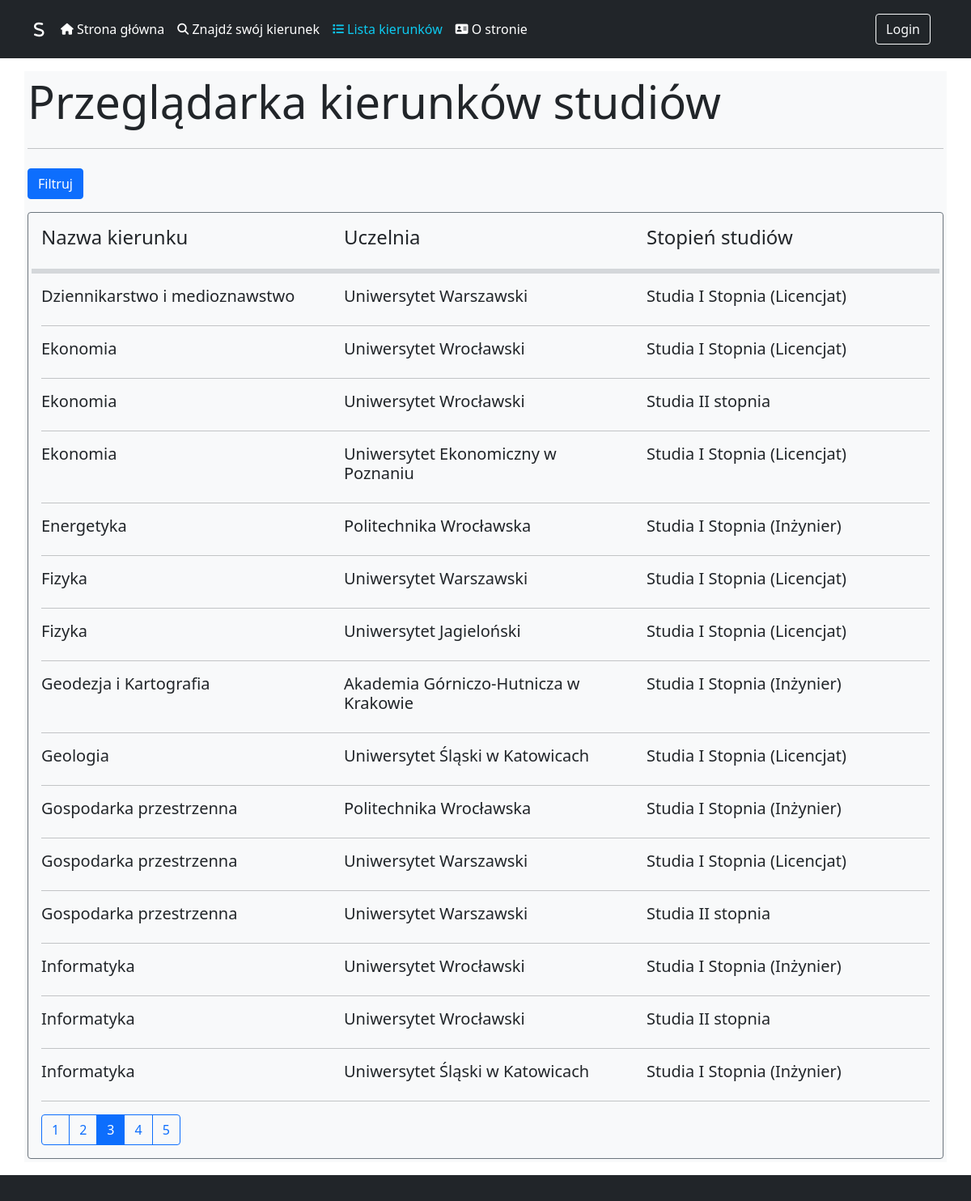
The page /FieldListView?page=3 on the database its author committed.
### supporting_system/models.py (models this page shows, shortened)
class Field_of_Study(models.Model):
    DEGREES = (
        ('Licencjat', 'Licencjat'),
        ('Inżynier', 'Inżynier'),
        ('Magister', 'Magister'),
        ('Jednolite', 'Jednolite')
    )
    STUDY_MODE = (
        ('Stacjonarne','Stacjonarne'),
        ('Niestacjonarne', 'Niestacjonarne'),
        ('Stacjonarne i niestacjonarne', 'Stacjonarne i niestacjonarne')
    )
    name = models.CharField(max_length=100, default='Nieznane studia')
    degree = models.CharField(max_length=20, choices=DEGREES)
    study_mode = models.CharField(max_length=30, choices=STUDY_MODE)
    language = models.CharField(max_length=20,default='Polski')
    university = models.ForeignKey("University", on_delete=models.CASCADE, to_field='id')
    description = models.TextField(max_length=1000)
    link_to_site = models.CharField(max_length=255, default='Brak linku do strony')
    class Meta:
        verbose_name_plural = 'Field of Studies'

class University(models.Model):
    TYPES = (
        ('Uniwersytet','Uniwersytet'),
        ('Akademia Wychowania Fizycznego','Akademia Wychowania Fizycznego'),
        ('Uczelnia Ekonomiczna','Uczelnia Ekonomiczna'),
        ('Uczelnia Pedagogiczna','Uczelnia Pedagogiczna'),
        ('Uczelnia Przyrodniczo-Rolnicza','Uczelnia Przyrodniczo-Rolnicza'),
        ('Uczelnia Techniczna','Uczelnia Techniczna')
    )
    name = models.CharField(max_length=200, default='Nieznany Uniwersytet')
    city = models.CharField(max_length=50, default='Nieznane Miasto')
    type = models.CharField(max_length=30, choices=TYPES)
    rank_overall = models.IntegerField(default=0)
    rank_in_type = models.IntegerField(default=0)
    link_to_site =  models.CharField(max_length=255, default='Brak linku do strony')
    class Meta:
        verbose_name_plural = 'Universities'
    def __str__(self):
        return f'{self.name}'

### supporting_system/views.py (the view, shortened to what this page needs)
# urls.py: path('FieldListView', FieldView, name='FieldListView'),
def FieldView(request):
    queryset = Field_of_Study.objects.all().order_by('name')
    if 'clear' in request.GET:
        return HttpResponseRedirect(reverse('FieldListView'))
    else:
        degree = request.GET.getlist('degree')
        university = request.GET.getlist('university')
        if university != []:
            queryset = queryset.filter(university__in=university)
        language = request.GET.getlist('language')
        if language != []:
            queryset = queryset.filter(language__in=language)
        city = request.GET.getlist('city')
        if city != []:
            queryset = queryset.filter(university__city__in=city)
        study_mode = request.GET.getlist('study_mode')
        if study_mode != []:
            if len(study_mode) == 2:
                study_mode.append('Stacjonarne i niestacjonarne')
            queryset = queryset.filter(study_mode__in=study_mode)
        subjects = request.GET.getlist('subjects')
        if subjects != []:
            allowed_fields = filter_by_subjects(queryset,subjects)
            queryset = queryset.filter(id__in=allowed_fields)
    paginator = Paginator(queryset, 15)
    page = request.GET.get('page')
    try:
        response = paginator.page(page)
    except PageNotAnInteger:
        response = paginator.page(1)
    except EmptyPage:
        response = paginator.page(paginator.num_pages)
    initials = {
        'degree':degree,'university':university,'subjects':subjects,
        'language':language, 'city':city, 'study_mode':study_mode
        }
    context = {
        'form':FieldFilterForm(initial=initials),
        'fields':response,
        'initials':initials
    }
    return render(request, 'supporting_system/fields_list_view.html', context)

### supporting_system/models.py (called while the page is built)
    def __str__(self):
        return f'{self.subject}'

### supporting_system/templatetags/tags.py (called while the page is built)
@register.filter(name='return_subjects_with_alternatives_of_given_field')
def return_subject_with_alternatives_of_given_field(id):
    obj = Exam_Subjects.objects.filter(field_of_study=id).all().order_by('subject')
    to_display = []
    for attribiute in obj:
        try:
            alternative_obj = Alternative_Exam_Subjects.objects.filter(main_subject=attribiute.id).all().order_by('subject__subject')
            temp_string = f'{attribiute.subject.subject}'
            for alternative_subject in alternative_obj:
                temp_string += f' lub {alternative_subject.subject.subject}'
            to_display.append(temp_string)
        except Alternative_Exam_Subjects.DoesNotExist:
            to_display.append(attribiute.subject.subject)
    if to_display == []:
        to_display = None
    return to_display

@register.filter(name='return_city_of_given_field')
def return_city_of_given_field(id):
    queryset = Field_of_Study.objects.get(id=id)
    return  queryset.university.city

@register.filter(name='return_ranking_overall_of_given_uni')
def return_ranking_overall_of_given_uni(id):
    queryset = Field_of_Study.objects.get(id=id)
    return  queryset.university.rank_overall

@register.filter(name='return_ranking_in_type_of_given_uni')
def return_ranking_in_type_of_given_uni(id):
    queryset = Field_of_Study.objects.get(id=id)
    return  queryset.university.rank_in_type

@register.filter(name='return_current_filters')
def return_current_filters(initials:dict):
    next_url = f''
    for key,values in initials.items():
        if values != []:
            for val in values:
                next_url += f'&{key}={val}'
    return  next_url

@register.filter(name='check_if_discover_url')
def check_if_discover_url(url):
    if 'Discover' in url:
        return True
    else:
        return False

### supporting_system/templates/supporting_system/fields_list_view.html (shortened to what this page needs)
{% extends "base.html" %}
{% load tags %}
{% block content %}
<div class="jumbotron">
    <h2 class="display-4">Przeglądarka kierunków studiów</h2>
    <hr class="my-4">
</div>
<button class="btn btn-primary" data-bs-toggle="collapse" data-bs-target="#filtersSection">Filtruj</button>
<div class="container mt-3 border border-secondary p-3 rounded">
    <div class="row">
        <div class="col-sm">
            <h4 class="bold">Nazwa kierunku</h4>
        </div>
        <div class="col-sm">
            <h4>Uczelnia</h4>
        </div>
        <div class="col-sm">
            <h4>Stopień studiów</h4>
        </div>
        <hr class="border border-3 border-secondary opticity-75 my-3">
    </div>
    {% for field in fields %}
        <div class="row jumbotron mb-3" data-bs-toggle="collapse" data-bs-target="#{{ field.id }}" aria-expanded="false">
            <div class="col-sm">
                <h5 class="bold"> {{field.name}}</h5>
            </div>
            <div class="col-sm">
                <h5>{{field.university.name}}</h5>
            </div>
            <div class="col-sm">
                <h5>
                  {% if field.degree == "Magister" %}
                    Studia II stopnia
                {% else %}
                    Studia I Stopnia ({{field.degree}})
                {% endif %}
                </h5>
            </div>
        </div>
        <hr class="my-6">
    {% endfor %}
    <div class="pagination">
        <div class="btn-toolbar" role="toolbar" aria-label="Toolbar with button group">
            <div class="btn-group me-2" role="group">
                {% for page in fields.paginator.page_range %}
                    {% if page == fields.number %}
                        <a href="?page={{ page }}{{initials|return_current_filters}}" class="btn btn-outline-primary active">{{ page }}</a>
                    {% else %}
                        <a href="?page={{ page }}{{initials|return_current_filters}}" class="btn btn-outline-primary">{{ page }}</a>
                    {% endif %}
                {% endfor %}
            </div>
        </div>
    </div>
</div>
{% endblock %}

### rows shown on the page
Field_of_Study: name "Dziennikarstwo i medioznawstwo", university.name "Uniwersytet Warszawski", degree "Licencjat"
Field_of_Study: name "Ekonomia", university.name "Uniwersytet Wrocławski", degree "Licencjat"
Field_of_Study: name "Ekonomia", university.name "Uniwersytet Wrocławski", degree "Studia II stopnia"
Field_of_Study: name "Ekonomia", university.name "Uniwersytet Ekonomiczny w Poznaniu", degree "Licencjat"
Field_of_Study: name "Energetyka", university.name "Politechnika Wrocławska", degree "Inżynier"
Field_of_Study: name "Fizyka", university.name "Uniwersytet Warszawski", degree "Licencjat"
Field_of_Study: name "Fizyka", university.name "Uniwersytet Jagieloński", degree "Licencjat"
Field_of_Study: name "Geodezja i Kartografia", university.name "Akademia Górniczo-Hutnicza w Krakowie", degree "Inżynier"
Field_of_Study: name "Geologia", university.name "Uniwersytet Śląski w Katowicach", degree "Licencjat"
Field_of_Study: name "Gospodarka przestrzenna", university.name "Politechnika Wrocławska", degree "Inżynier"
Field_of_Study: name "Gospodarka przestrzenna", university.name "Uniwersytet Warszawski", degree "Licencjat"
Field_of_Study: name "Gospodarka przestrzenna", university.name "Uniwersytet Warszawski", degree "Studia II stopnia"
Field_of_Study: name "Informatyka", university.name "Uniwersytet Wrocławski", degree "Inżynier"
Field_of_Study: name "Informatyka", university.name "Uniwersytet Wrocławski", degree "Studia II stopnia"
Field_of_Study: name "Informatyka", university.name "Uniwersytet Śląski w Katowicach", degree "Inżynier"

### other values the page prints
{{ page }} "1" "2" "4" "5"
{{ page }} "3"
